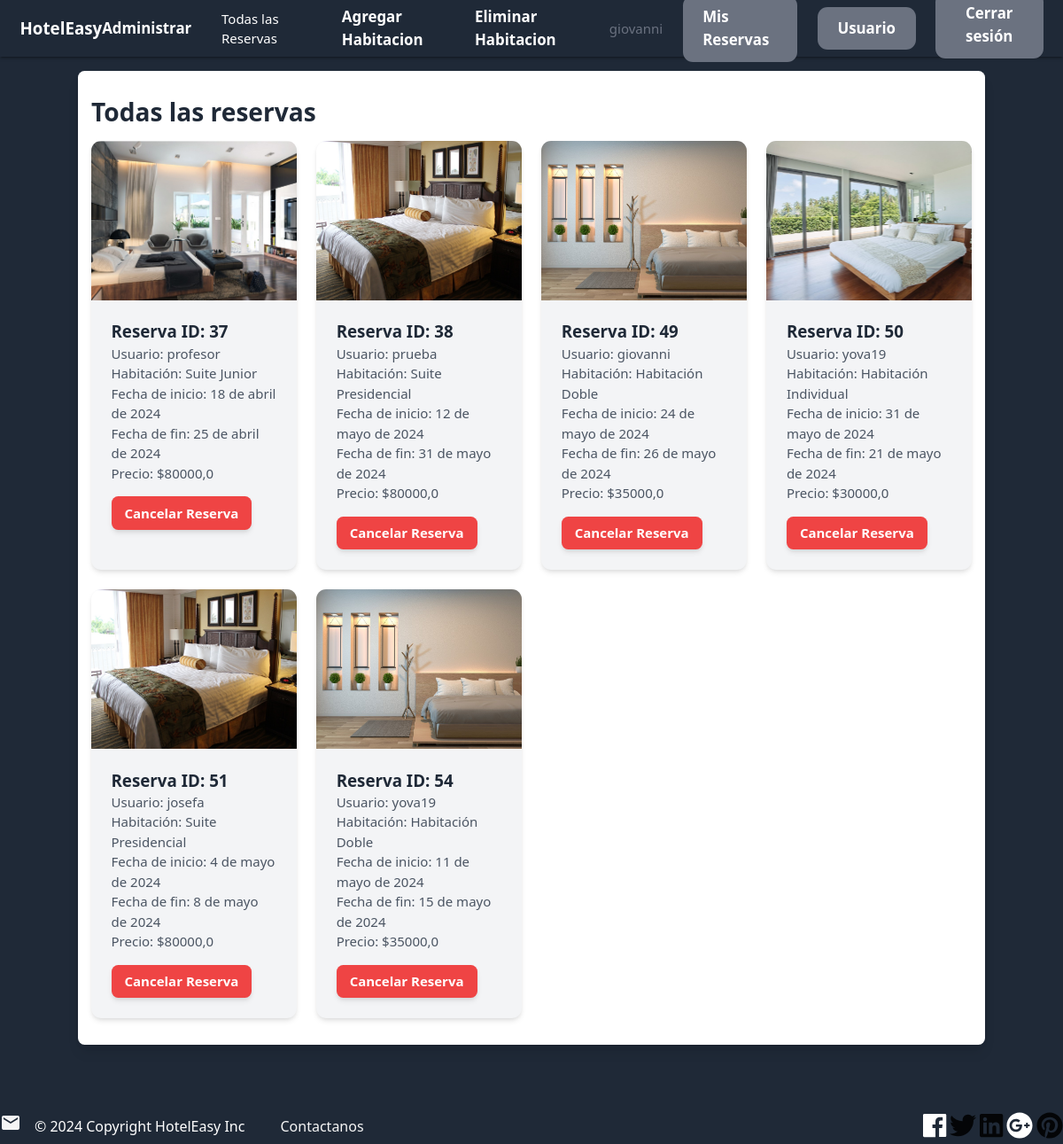
The app's page /habitaciones/habitaciones/reservas-todas/ (signed in) with its own data.
### habitaciones/models.py (models this page shows, shortened)
class Reserva(models.Model):
    usuario = models.ForeignKey(User, on_delete=models.CASCADE)
    habitacion = models.ForeignKey(Habitacion, on_delete=models.CASCADE)
    fecha_inicio = models.DateField()
    fecha_fin = models.DateField()

class Habitacion(models.Model):
    categoria = models.ForeignKey(Categoria, related_name='habitaciones', on_delete=models.CASCADE)
    nombre = models.CharField(max_length=255)
    descripcion = models.TextField(blank=True, null=True)
    precio = models.FloatField()
    imagen = models.ImageField(upload_to='habitacion_imagenes', blank=True, null=True)
    class Meta:
        ordering = ('nombre',)

### habitaciones/views.py (the view)
# urls.py: path('habitaciones/reservas-todas/', views.reservas_todas, name='reservas_todas'),
@login_required
def reservas_todas(request):
    if not request.user.is_superuser:
        return redirect('habitacion:vista_reservas')  # Redirigir a la vista de reservas del usuario si no es un superusuario
    reservas = Reserva.objects.all()
    return render(request, 'habitaciones/reservas_todas.html', {'reservas': reservas})

### habitaciones/templates/habitaciones/reservas_todas.html (shortened to what this page needs)
{% extends 'core/base.html' %}
{% block content %}
<div class="container bg-white py-8 px-4 rounded-lg shadow-lg">
    <h1 class="text-3xl font-bold text-gray-800 mb-4">Todas las reservas</h1>
    <div class="grid grid-cols-1 sm:grid-cols-2 md:grid-cols-3 lg:grid-cols-4 gap-6">
        {% if reservas %}
            {% for reserva in reservas %}
                <div class="rounded-xl overflow-hidden bg-gray-100 shadow-md">
                    <img src="{{ reserva.habitacion.imagen.url }}" class="w-full h-48 object-cover object-center" alt="{{ reserva.habitacion.nombre }}">
                    <div class="p-6">
                        <h2 class="text-xl font-semibold text-gray-800">Reserva ID: {{ reserva.id }}</h2>
                        <p class="text-gray-600">Usuario: {{ reserva.usuario.username }}</p>
                        <p class="text-gray-600">Habitación: {{ reserva.habitacion.nombre }}</p>
                        <p class="text-gray-600">Fecha de inicio: {{ reserva.fecha_inicio }}</p>
                        <p class="text-gray-600">Fecha de fin: {{ reserva.fecha_fin }}</p>
                        <p class="text-gray-600">Precio: ${{ reserva.habitacion.precio }}</p>
                <form action="{% url 'habitacion:cancelar_reserva' reserva.id %}" method="post">
                    <button type="submit" class="mt-4 px-4 py-2 bg-red-500 text-white font-semibold rounded-lg shadow-md hover:bg-red-600 focus:outline-none focus:bg-red-600">Cancelar Reserva</button>
                </form>
                    </div>
                </div>
            {% endfor %}
        {% else %}
            <div class="col">
                <p class="text-gray-600 text-center">No hay reservas realizadas.</p>
            </div>
        {% endif %}
    </div>
</div>
{% endblock %}

### core/templates/core/base.html (shortened to what this page needs)
{% load static %}
<!DOCTYPE html>
<html lang="en">
<head>
    <link rel="stylesheet" href="https://cdnjs.cloudflare.com/ajax/libs/materialize/1.0.0/css/materialize.min.css">
    <link href="https://cdn.jsdelivr.net/npm/tailwindcss@2.2.19/dist/tailwind.min.css" rel="stylesheet">
    <link rel="stylesheet" href="{% static 'core/styles.css' %}">
    <link rel="stylesheet" href="https://cdnjs.cloudflare.com/ajax/libs/animate.css/4.1.1/animate.min.css"/>
</head>
<body>
    <nav class="py-6 px-6 flex justify-between items-center bg-gray-800">
        <a href="/" class="text-xl font-semibold">HotelEasy</a>
        <div class="space-x-6 hidden lg:flex lg:items-center lg:ml-auto">
            {% if request.user.is_authenticated %}
                {% if request.user.is_superuser %}
                    <a href="{% url 'admin:index'  %}" class="text-lg font-semibold hover:text-gray-500">Administrar</a>
                    <a href="{% url 'habitacion:reservas_todas' %}" class="block px-3 py-2 rounded-md text-base font-medium text-white hover:text-gray-300 hover:bg-gray-700">Todas las Reservas</a>
                {% endif %}
                {% if perms.rooms.add_Habitacion %}
                    <a href="{% url 'habitaciones:nuevo'  %}" class="text-lg font-semibold hover:text-gray-500">Agregar Habitacion</a>
                {% endif %}
                {% if perms.rooms.delete_Habitacion %}
                    <a href="{% url 'habitaciones:eliminar_habitacion'  %}" class="text-lg font-semibold hover:text-gray-500">Eliminar Habitacion</a>
                {% endif %}
                <span class="text-gray-500">{{ request.user.username }}</span>
                <a href="{% url 'habitacion:vista_reservas' %}" class="px-6 py-3 text-lg font-semibold bg-gray-500 text-white rounded-xl hover:bg-blue-700">Mis Reservas</a>
                <a href="{% url 'core:modificar' %}" class="px-6 py-3 text-lg font-semibold bg-gray-500 text-white rounded-xl hover:bg-blue-700">Usuario</a>
                <form action="{% url 'core:logout' %}" method="post" class="inline">
                    <button type="submit-close" class="px-6 py-3 text-lg font-semibold bg-gray-500 text-white rounded-xl hover:bg-red-700">Cerrar sesión</button>
                </form>
            {% else %}
                <a href="{% url 'core:signup' %}" class="px-6 py-3 text-lg font-semibold bg-blue-500 text-white rounded-xl hover:bg-teal-700">Registrar</a>
                <a href="{% url 'core:login' %}" class="px-6 py-3 text-lg font-semibold bg-gray-500 text-white rounded-xl hover:bg-gray-700">Ingresar</a>
            {% endif %}
        </div>
    </nav>
    <div>
        {% block content %}
        {% endblock content %}
    </div>
    <footer id="myfooter" style="width: 100%;  bottom: 0; " >
        <div class="row" style=" margin-bottom: 0;">
            </div>
            <div class="row mycolor darken-4" style="margin-bottom: 0; padding-bottom: 0; ">
                <div class=" s6 m8 l8">
                    <div class="contact left">
                        <span class="white-text" style="font-size: 16px;">
                            © 2024 Copyright HotelEasy Inc
                        </span>
                        <button class="btn-flat center"></button>
                            <a class="grey-text text-lighten-4 " href="#!" style="font-size: 16px; ">
                                <i class="material-icons left">email</i>
                                Contactanos
                            </a>
                    </div>
                </div>
                <div class=" s12 m4 l4">
                    <div class="social right">
                        <a href="#" class="white-text">
                            <i class="fab fa-facebook fa-2x"></i>
                        </a>
                            <i class="fab fa-twitter fa-2x"></i>
                            <i class="fab fa-linkedin fa-2x"></i>
                        <a href="#" class="white-text">
                            <i class="fab fa-google-plus fa-2x"></i>
                        </a>
                            <i class="fab fa-pinterest fa-2x"></i>
                    </div>
                </div>
            </div>
    </footer>
</body>
</html>

### core/static/core/styles.css (style rules this page uses)
html, body { height: 100%; background: #1F2937 }
body { display: flex; flex-direction: column; padding-top: 80px; }
nav { position: fixed; top: 0; width: 100%; z-index: 999; }
.flex { flex: 1 0 auto; }
footer { flex-shrink: 0; }
#myfooter { bottom: 0; width: 100%; z-index: 999; }

### records on screen
Reserva: habitacion.imagen (picture), id "37", usuario.username "profesor", habitacion.nombre "Suite Junior", fecha_inicio "18 de abril de 2024", fecha_fin "25 de abril de 2024", habitacion.precio "80000,0"
Reserva: habitacion.imagen (picture), id "38", usuario.username "prueba", habitacion.nombre "Suite Presidencial", fecha_inicio "12 de mayo de 2024", fecha_fin "31 de mayo de 2024", habitacion.precio "80000,0"
Reserva: habitacion.imagen (picture), id "49", usuario.username "giovanni", habitacion.nombre "Habitación Doble", fecha_inicio "24 de mayo de 2024", fecha_fin "26 de mayo de 2024", habitacion.precio "35000,0"
Reserva: habitacion.imagen (picture), id "50", usuario.username "yova19", habitacion.nombre "Habitación Individual", fecha_inicio "31 de mayo de 2024", fecha_fin "21 de mayo de 2024", habitacion.precio "30000,0"
Reserva: habitacion.imagen (picture), id "51", usuario.username "josefa", habitacion.nombre "Suite Presidencial", fecha_inicio "4 de mayo de 2024", fecha_fin "8 de mayo de 2024", habitacion.precio "80000,0"
Reserva: habitacion.imagen (picture), id "54", usuario.username "yova19", habitacion.nombre "Habitación Doble", fecha_inicio "11 de mayo de 2024", fecha_fin "15 de mayo de 2024", habitacion.precio "35000,0"

### other values on screen
{{ request.user.username }} "giovanni"
